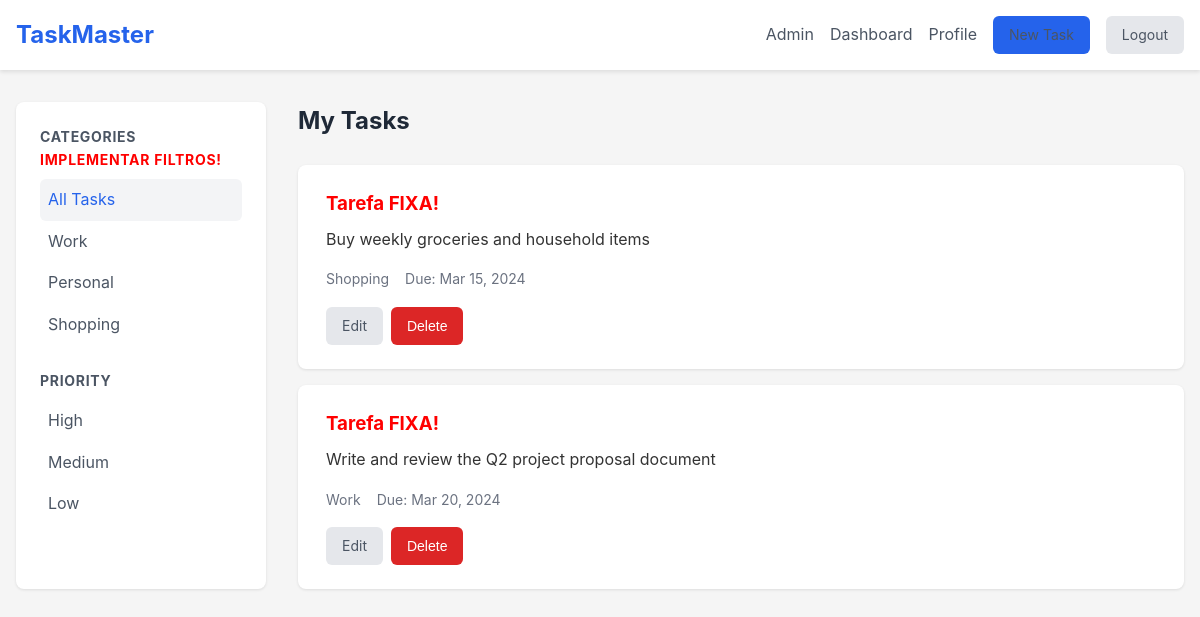
Page / (signed in) on the earlier database version.
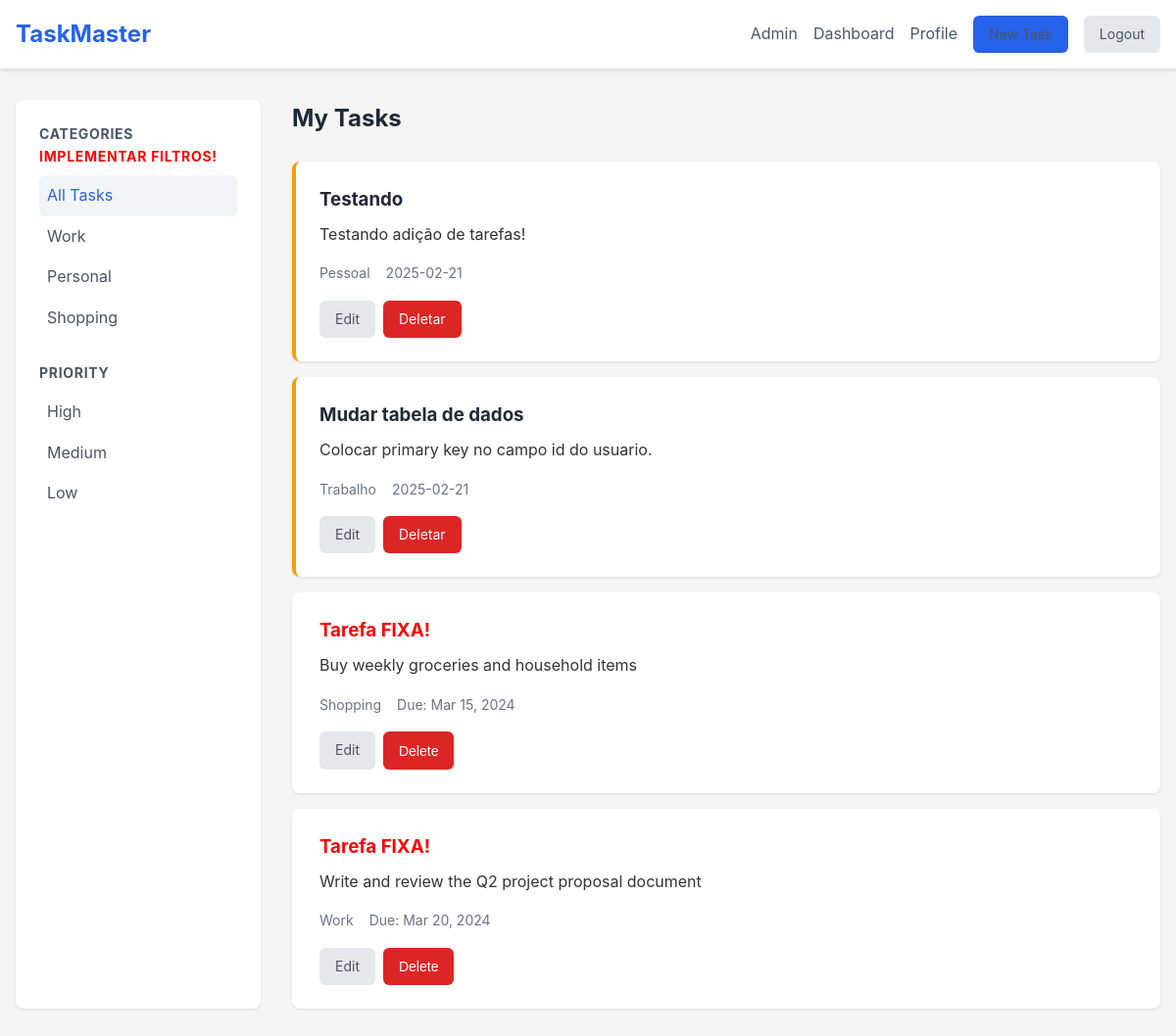
Same page on the later database version.
### tables this page shows
CREATE TABLE tasks (
        id INTEGER PRIMARY KEY,
        user_id INTEGER NOT NULL,
        name TEXT NOT NULL,
        description TEXT NOT NULL,
        created_at TEXT DEFAULT CURRENT_TIMESTAMP NOT NULL,
        due_date DATE,
        priority INTEGER CHECK(priority BETWEEN 1 AND 3),
        category TEXT CHECK(category IN ('Trabalho', 'Pessoal', 'Estudo', 'Lazer', 'Casa', 'Saude')),
        completed INTEGER DEFAULT 0,
        FOREIGN KEY (user_id) REFERENCES users(id)
    );

### src/Controller/TaskController.php (called while the page is built, shortened)
<?php
class TaskController
{
    private TaskRepository $taskRepository;
    public function __construct(TaskRepository $taskRepository, UserRepository $userRepository)
    {
        $this->taskRepository = $taskRepository;
    }
    public function dashboardPage(): void
    {
        $id = $_SESSION['id'];
        $tasks = $this->taskRepository->all($id);
        require_once __DIR__ . '/../../view/dashboard.php';
    }
}

### src/Repository/TaskRepository.php (called while the page is built, shortened)
<?php
class TaskRepository
{
    private PDO $pdo;
    public function __construct(PDO $pdo)
    {
        $this->pdo = $pdo;
    }
    public function all(int|null $id = null): array
    {
        $idUser = $id !== null ? 'WHERE user_id = :id' : '';
        $stmt = $this->pdo->query(
            "SELECT * FROM tasks $idUser;"
        );
        if ($id !== null) {
            $stmt->bindValue(':id', $id);
            $stmt->execute();
        }
        $tasks = $stmt->fetchAll(PDO::FETCH_ASSOC);
        return array_map($this->hydrate(...),$tasks);
    }
    private function hydrate(array $data): Task
    {
        $task = new Task($data['name'], $data['description'], $data['priority'], $data['category']);
        $task->setId($data['id']);
        $task->setUserId($data['user_id']);
        $task->setCreated_at($data['created_at']);
        $task->setDueDate($data['due_date']);
        return $task;
    }
}

### src/Entity/Task.php (called while the page is built, shortened)
<?php
class Task
{
    private int $id;
    public function __construct(string $name, string $description, int $priority, string $category)
    {
        $this->name = $name;
        $this->description = $description;
        $this->priority = $priority;
        $this->category = $category;
    }
    public function setId(int $id): void
    {
        $this->id = $id;
    }
    public function getId(): int
    {
        return $this->id;
    }
    public function setDueDate(string $due_date): void
    {
        $this->due_date = $due_date;
    }
}

### view/dashboard.php (the view)
    <?php require_once 'Includes/header.php'; ?>
    <main class="dashboard">
        <aside class="sidebar">
            <h3>Categories <span class="todo">Implementar filtros!</span></h3>
            <ul>
                <li><a href="#" class="active">All Tasks</a></li>
                <li><a href="#">Work</a></li>
                <li><a href="#">Personal</a></li>
                <li><a href="#">Shopping</a></li>
            </ul>
            <h3>Priority</h3>
            <ul>
                <li><a href="#">High</a></li>
                <li><a href="#">Medium</a></li>
                <li><a href="#">Low</a></li>
            </ul>
        </aside>
        <section class="task-list">
            <h2>My Tasks</h2>
            <div class="tasks">
                <?php foreach ($tasks as $task): ?>
                <div class="task-card priority-<?= $task->priority; ?>">
                    <h3><?= $task->name; ?></h3>
                    <p><?= $task->description; ?></p>
                    <div class="task-meta">
                        <span class="category"><?= $task->category; ?></span>
                        <span class="due-date"><?= $task->due_date; ?></span>
                    </div>
                    <div class="task-actions">
                        <a href="/edit-task?id=<?= $task->getId(); ?>" class="btn-secondary">Edit</a>
                        <a class="btn-danger" href="/delete-task?id=<?= $task->getId(); ?>">Deletar</a>
                    </div>
                </div>
                <?php endforeach; ?>
                <div class="task-card priority-medium">
                    <h3><span class="todo">Tarefa FIXA!</span></h3>
                    <p>Buy weekly groceries and household items</p>
                    <div class="task-meta">
                        <span class="category">Shopping</span>
                        <span class="due-date">Due: Mar 15, 2024</span>
                    </div>
                    <div class="task-actions">
                        <a href="edit-task.php" class="btn-secondary">Edit</a>
                        <button class="btn-danger">Delete</button>
                    </div>
                </div>
                <div class="task-card priority-high">
                    <h3><span class="todo">Tarefa FIXA!</span></h3>
                    <p>Write and review the Q2 project proposal document</p>
                    <div class="task-meta">
                        <span class="category">Work</span>
                        <span class="due-date">Due: Mar 20, 2024</span>
                    </div>
                    <div class="task-actions">
                        <a href="edit-task.php" class="btn-secondary">Edit</a>
                        <button class="btn-danger">Delete</button>
                    </div>
                </div>
            </div>
        </section>
    </main>
</body>
</html>

Differences in the rows shown:
added tasks: name "Testando", description "Testando adição de tarefas!", category "Pessoal", due_date "2025-02-21"
added tasks: name "Mudar tabela de dados", description "Colocar primary key no campo id do usuario.", category "Trabalho", due_date "2025-02-21"
